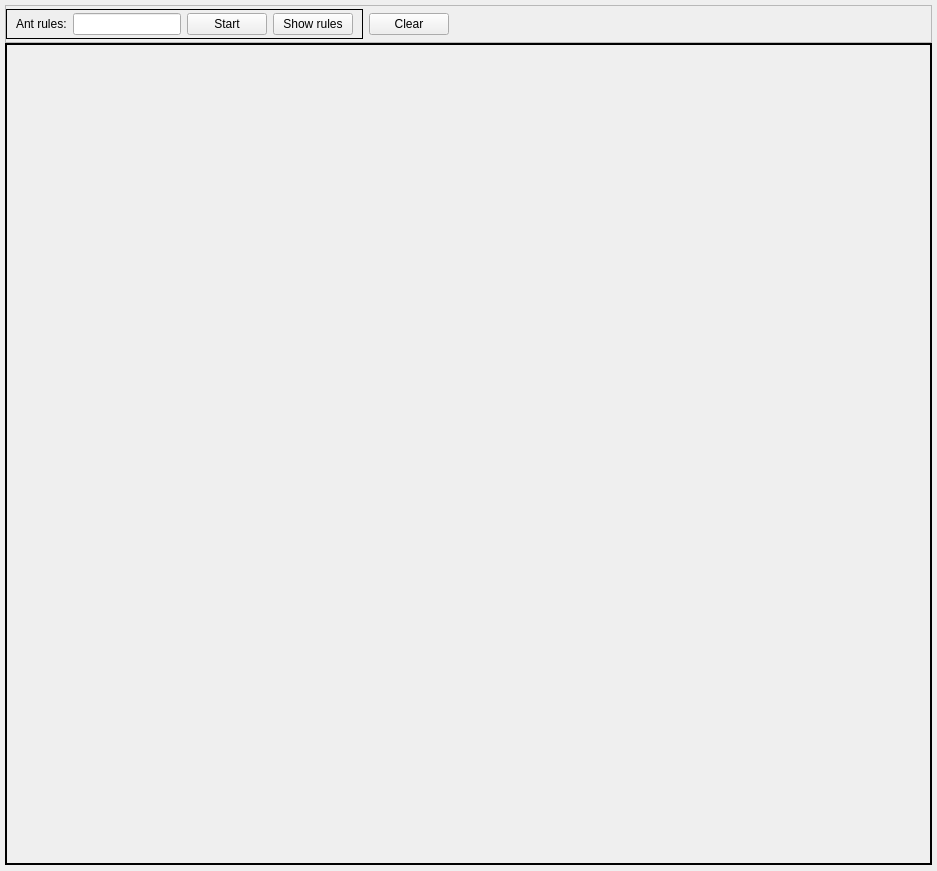
<?xml version="1.0" encoding="UTF-8"?>
<ui version="4.0">
 <class>MainWindow</class>
 <widget class="QMainWindow" name="MainWindow">
  <property name="geometry">
   <rect>
    <x>0</x>
    <y>0</y>
    <width>937</width>
    <height>871</height>
   </rect>
  </property>
  <property name="sizePolicy">
   <sizepolicy hsizetype="Fixed" vsizetype="Fixed">
    <horstretch>0</horstretch>
    <verstretch>0</verstretch>
   </sizepolicy>
  </property>
  <property name="minimumSize">
   <size>
    <width>937</width>
    <height>871</height>
   </size>
  </property>
  <property name="maximumSize">
   <size>
    <width>937</width>
    <height>871</height>
   </size>
  </property>
  <property name="baseSize">
   <size>
    <width>0</width>
    <height>0</height>
   </size>
  </property>
  <property name="windowTitle">
   <string>MainWindow</string>
  </property>
  <property name="autoFillBackground">
   <bool>false</bool>
  </property>
  <widget class="QWidget" name="centralwidget">
   <property name="sizePolicy">
    <sizepolicy hsizetype="Minimum" vsizetype="Minimum">
     <horstretch>0</horstretch>
     <verstretch>0</verstretch>
    </sizepolicy>
   </property>
   <property name="minimumSize">
    <size>
     <width>937</width>
     <height>850</height>
    </size>
   </property>
   <layout class="QVBoxLayout" name="verticalLayout">
    <property name="spacing">
     <number>0</number>
    </property>
    <property name="leftMargin">
     <number>5</number>
    </property>
    <property name="topMargin">
     <number>5</number>
    </property>
    <property name="rightMargin">
     <number>5</number>
    </property>
    <property name="bottomMargin">
     <number>5</number>
    </property>
    <item>
     <widget class="QFrame" name="frame_2">
      <property name="sizePolicy">
       <sizepolicy hsizetype="Preferred" vsizetype="Fixed">
        <horstretch>0</horstretch>
        <verstretch>0</verstretch>
       </sizepolicy>
      </property>
      <property name="minimumSize">
       <size>
        <width>356</width>
        <height>0</height>
       </size>
      </property>
      <property name="frameShape">
       <enum>QFrame::StyledPanel</enum>
      </property>
      <property name="frameShadow">
       <enum>QFrame::Raised</enum>
      </property>
      <layout class="QHBoxLayout" name="horizontalLayout_2">
       <property name="leftMargin">
        <number>0</number>
       </property>
       <property name="topMargin">
        <number>3</number>
       </property>
       <property name="rightMargin">
        <number>0</number>
       </property>
       <property name="bottomMargin">
        <number>3</number>
       </property>
       <item>
        <widget class="QFrame" name="frame">
         <property name="sizePolicy">
          <sizepolicy hsizetype="Fixed" vsizetype="Fixed">
           <horstretch>0</horstretch>
           <verstretch>0</verstretch>
          </sizepolicy>
         </property>
         <property name="frameShape">
          <enum>QFrame::Box</enum>
         </property>
         <property name="frameShadow">
          <enum>QFrame::Plain</enum>
         </property>
         <property name="lineWidth">
          <number>1</number>
         </property>
         <layout class="QHBoxLayout" name="horizontalLayout">
          <property name="topMargin">
           <number>3</number>
          </property>
          <property name="bottomMargin">
           <number>3</number>
          </property>
          <item>
           <widget class="QLabel" name="label">
            <property name="text">
             <string>Ant rules:</string>
            </property>
           </widget>
          </item>
          <item>
           <widget class="QLineEdit" name="lineEdit"/>
          </item>
          <item>
           <widget class="QPushButton" name="btn_start">
            <property name="text">
             <string>Start</string>
            </property>
           </widget>
          </item>
          <item>
           <widget class="QPushButton" name="btn_show_rules">
            <property name="text">
             <string>Show rules</string>
            </property>
           </widget>
          </item>
         </layout>
        </widget>
       </item>
       <item>
        <widget class="QPushButton" name="btn_clear">
         <property name="text">
          <string>Clear</string>
         </property>
        </widget>
       </item>
       <item>
        <spacer name="horizontalSpacer_2">
         <property name="orientation">
          <enum>Qt::Horizontal</enum>
         </property>
         <property name="sizeHint" stdset="0">
          <size>
           <width>584</width>
           <height>20</height>
          </size>
         </property>
        </spacer>
       </item>
      </layout>
     </widget>
    </item>
    <item>
     <widget class="QFrame" name="frame_3">
      <property name="sizePolicy">
       <sizepolicy hsizetype="Fixed" vsizetype="Fixed">
        <horstretch>0</horstretch>
        <verstretch>0</verstretch>
       </sizepolicy>
      </property>
      <property name="frameShape">
       <enum>QFrame::Box</enum>
      </property>
      <property name="frameShadow">
       <enum>QFrame::Plain</enum>
      </property>
      <property name="lineWidth">
       <number>2</number>
      </property>
      <layout class="QHBoxLayout" name="horizontalLayout_3">
       <property name="spacing">
        <number>5</number>
       </property>
       <property name="sizeConstraint">
        <enum>QLayout::SetDefaultConstraint</enum>
       </property>
       <item>
        <widget class="QWidget" name="canvas_grid" native="true">
         <property name="enabled">
          <bool>true</bool>
         </property>
         <property name="sizePolicy">
          <sizepolicy hsizetype="Fixed" vsizetype="Fixed">
           <horstretch>0</horstretch>
           <verstretch>0</verstretch>
          </sizepolicy>
         </property>
         <property name="minimumSize">
          <size>
           <width>800</width>
           <height>800</height>
          </size>
         </property>
         <property name="baseSize">
          <size>
           <width>800</width>
           <height>800</height>
          </size>
         </property>
        </widget>
       </item>
       <item>
        <widget class="QWidget" name="canvas_rules" native="true">
         <property name="sizePolicy">
          <sizepolicy hsizetype="Fixed" vsizetype="Fixed">
           <horstretch>0</horstretch>
           <verstretch>0</verstretch>
          </sizepolicy>
         </property>
         <property name="minimumSize">
          <size>
           <width>100</width>
           <height>800</height>
          </size>
         </property>
         <property name="baseSize">
          <size>
           <width>100</width>
           <height>800</height>
          </size>
         </property>
        </widget>
       </item>
      </layout>
     </widget>
    </item>
   </layout>
  </widget>
 </widget>
 <resources/>
 <connections/>
</ui>
